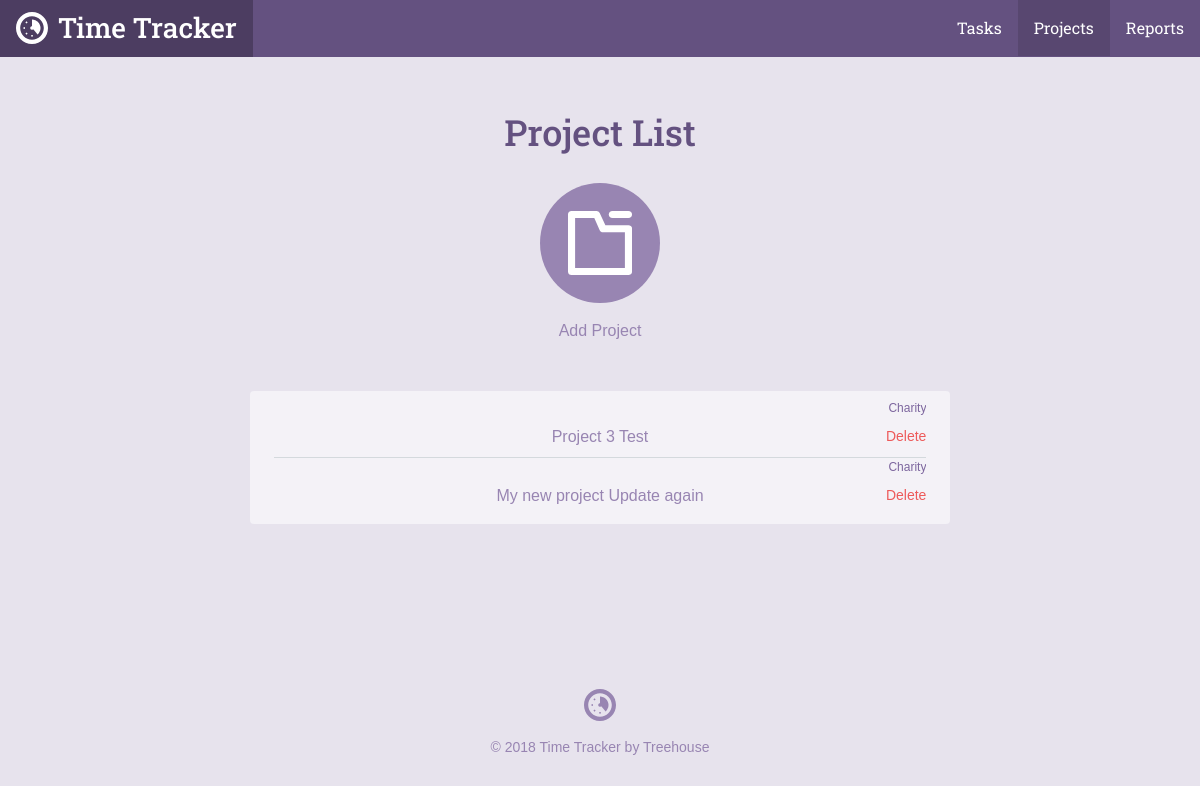
Page /project_list.php on the earlier database version.
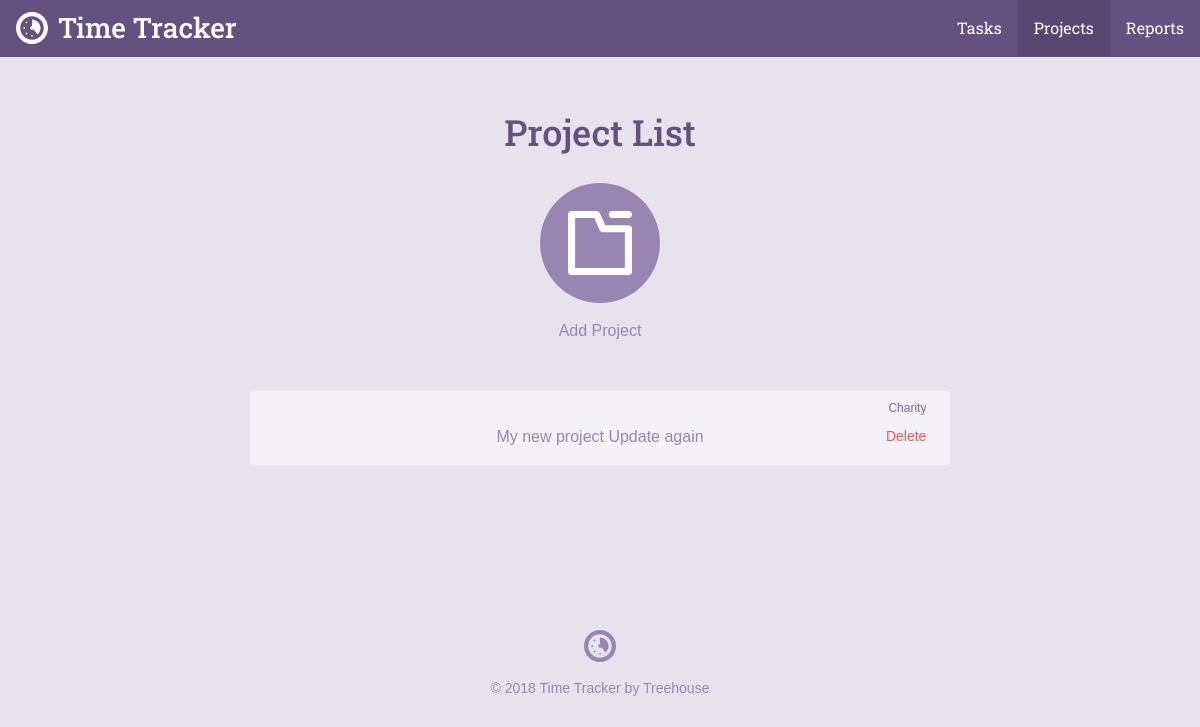
Same page on the later database version.
### tables this page shows
CREATE TABLE `projects` (
	`project_id`	INTEGER PRIMARY KEY AUTOINCREMENT,
	`title`	TEXT NOT NULL,
	`category`	TEXT NOT NULL
);

### inc/functions.php (called while the page is built, shortened)
<?php
function get_project_list() {
  include 'connection.php';
  try {
    return $db -> query('SELECT project_id, title, category FROM projects');
  } catch (Exception $e) {
    echo 'Error: ' . $e -> getMessage() . '<br />';
    return array();
  }
}

### project_list.php (the view, shortened to what this page needs)
<?php
require 'inc/functions.php';
$page = "projects";
include 'inc/header.php';
?>
<div class="section catalog random">
    <div class="col-container page-container">
        <div class="col col-70-md col-60-lg col-center">
            <h1 class="actions-header">Project List</h1>
            <div class="actions-item">
                <a class="actions-link" href="project.php">
                <span class="actions-icon">
                  <svg viewbox="0 0 64 64"><use xlink:href="#project_icon"></use></svg>
                </span>
                Add Project
                </a>
            </div>
            <div class="form-container">
                <ul class="items">
                    <?php
                    foreach(get_project_list() as $item) {
                        echo "<p style='text-align: right; font-size: 12px'>" . $item['category'] . "</p>";
                        echo "<li style='text-align: center;'><a href='project.php?id=" . $item['project_id'] . "'>" . $item['title'] . "</a>\n";
                        echo "<form method='post' action='project_list.php' onsubmit=\"return confirm('Are you sure you want to delete this project?');\">\n";
                        echo "<input type='submit' class='button--delete' value='Delete'>\n";
                        echo "</form>\n";
                        echo "</li>";
                    }
                    ?>
                </ul>
            </div>
        </div>
    </div>
</div>
<?php include("inc/footer.php"); ?>

### inc/header.php (shortened to what this page needs)
<html>
<head>
	<link rel="stylesheet" href="css/style.css" type="text/css">
</head>
<body>
	<header class="header">
    <div class="col-container">
  		<h1>
        <a class="logo" href="./">
          <svg viewbox="0 0 64 64" class="logo-icon"><use xlink:href="#logo_icon"></use></svg>
          <span class="logo-name">Time Tracker</span>
        </a>
      </h1>
  		<ul class="nav">
        <li class="nav-item tasks<?php if ($page == "tasks") { echo " on"; } ?>"><a class="nav-link" href="task_list.php">Tasks</a></li>
        <li class="nav-item projects<?php if ($page == "projects") { echo " on"; } ?>"><a class="nav-link" href="project_list.php">Projects</a></li>
        <li class="nav-item reports<?php if ($page == "reports") { echo " on"; } ?>"><a class="nav-link" href="reports.php">Reports</a></li>
      </ul>
    </div>
  </header>
	<div id="content">

Differences in the rows shown:
removed projects: category "Charity", title "Project 3 Test"
